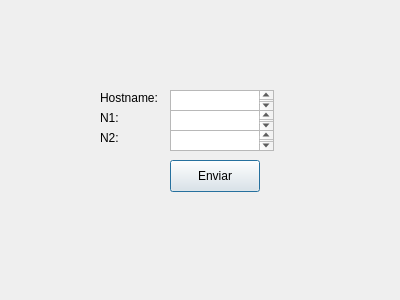
<?xml version="1.0" encoding="UTF-8"?>
<ui version="4.0">
 <class>input</class>
 <widget class="QDialog" name="input">
  <property name="geometry">
   <rect>
    <x>0</x>
    <y>0</y>
    <width>400</width>
    <height>300</height>
   </rect>
  </property>
  <property name="windowTitle">
   <string>Dialog</string>
  </property>
  <widget class="QLabel" name="label">
   <property name="geometry">
    <rect>
     <x>100</x>
     <y>90</y>
     <width>71</width>
     <height>16</height>
    </rect>
   </property>
   <property name="text">
    <string>Hostname:</string>
   </property>
  </widget>
  <widget class="QLabel" name="label_2">
   <property name="geometry">
    <rect>
     <x>100</x>
     <y>110</y>
     <width>71</width>
     <height>16</height>
    </rect>
   </property>
   <property name="text">
    <string>N1:</string>
   </property>
  </widget>
  <widget class="QLabel" name="label_3">
   <property name="geometry">
    <rect>
     <x>100</x>
     <y>130</y>
     <width>71</width>
     <height>16</height>
    </rect>
   </property>
   <property name="text">
    <string>N2:</string>
   </property>
  </widget>
  <widget class="QTextEdit" name="textEdit">
   <property name="geometry">
    <rect>
     <x>170</x>
     <y>90</y>
     <width>104</width>
     <height>21</height>
    </rect>
   </property>
  </widget>
  <widget class="QTextEdit" name="textEdit_2">
   <property name="geometry">
    <rect>
     <x>170</x>
     <y>110</y>
     <width>104</width>
     <height>21</height>
    </rect>
   </property>
  </widget>
  <widget class="QTextEdit" name="textEdit_3">
   <property name="geometry">
    <rect>
     <x>170</x>
     <y>130</y>
     <width>104</width>
     <height>21</height>
    </rect>
   </property>
  </widget>
  <widget class="QPushButton" name="pushButton">
   <property name="geometry">
    <rect>
     <x>170</x>
     <y>160</y>
     <width>90</width>
     <height>32</height>
    </rect>
   </property>
   <property name="text">
    <string>Enviar</string>
   </property>
  </widget>
 </widget>
 <resources/>
 <connections/>
</ui>
